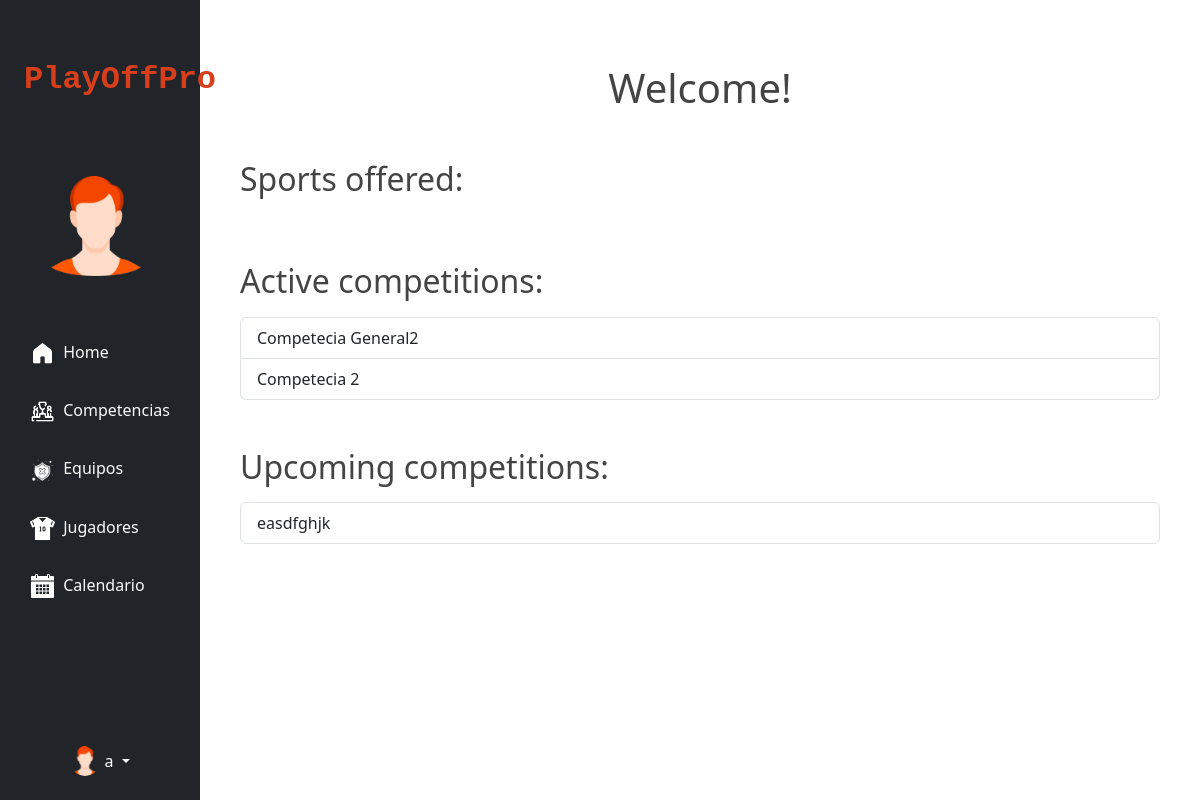
Page /home/ (signed in) on the earlier database version.
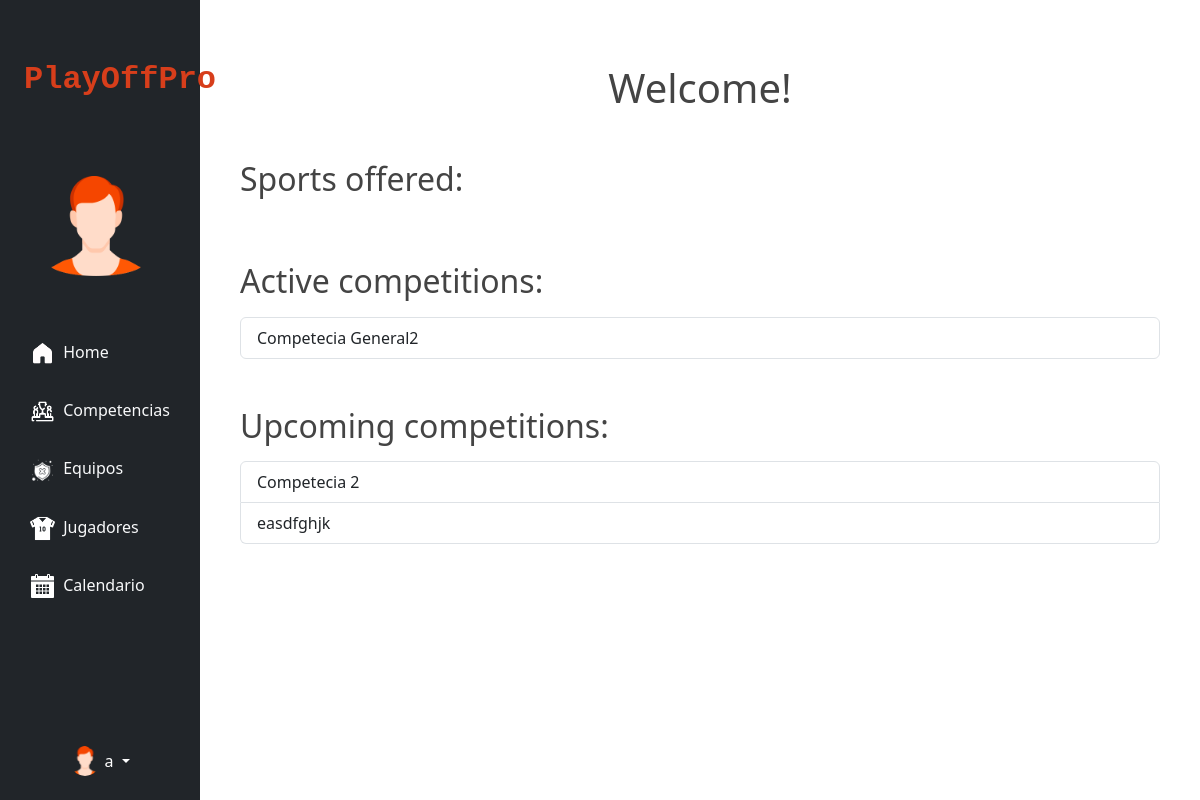
Same page on the later database version.
### myapp/models.py (models this page shows, shortened)
class Competition(models.Model):
    name = models.CharField(max_length=50, blank=True)
    SPORT_lIST = (
        ('F', 'Football'),
        ('B', 'Basketball'),
        ('V', 'Volleyball'),
        ('H', 'Handball'),
        ('T', 'Tennis'),
        ('O', 'Other')
    )
    sport = models.CharField(max_length=1, choices=SPORT_lIST, default='F')
    genre = models.CharField(choices=[('M', 'Male'), ('F', 'Female'), ('MF', 'Mixed')], max_length=2, null=True)
    COMPETITION_TYPES = (
        ('L', 'League'),
        ('T', 'Tournament'),
        ('P', 'Playoff'),
        ('F', 'Friendly'),
        ('GS', 'Group Stage'),
        ('O', 'Other')
    )
    type_competition = models.CharField(max_length=2, choices=COMPETITION_TYPES, default='O')
    is_active = models.BooleanField(default=True)
    user = models.ForeignKey(User, on_delete=models.CASCADE, null=True, related_name='competitions')

### myapp/views.py (the view)
# urls.py: path('home/', views.home, name='home'),
def home(request):
    if request.user.is_authenticated:
        active_competitions = Competition.objects.filter(is_active=True, user=request.user)
        upcoming_competitions = Competition.objects.filter(is_active=False, user=request.user)
        sports_offered = Sport.objects.all()
        return render(request, 'home.html', {
            'active_competitions': active_competitions,
            'upcoming_competitions': upcoming_competitions,
            'sports_offered': sports_offered,
        })
    else:
        return render(request, 'home.html')

### myapp/templates/home.html (shortened to what this page needs)
{% extends 'base.html' %}
{% block content %}
    {% load static %}
    <head>
    </head>
    <body>
    <div class="container mt-5">
        <h1 class="text-center mb-5">Welcome!</h1>
        <h2 class="mt-5 mb-3">Sports offered:</h2>
        <h2 class="mt-5 mb-3">Active competitions:</h2>
        <ul class="list-group">
            {% for competition in active_competitions %}
                <li class="list-group-item">{{ competition.name }}</li>
            {% endfor %}
        </ul>
        <h2 class="mt-5 mb-3">Upcoming competitions:</h2>
        <ul class="list-group">
            {% for competition in upcoming_competitions %}
                <li class="list-group-item">{{ competition.name }}</li>
            {% endfor %}
        </ul>
    </div>
    </body>
{% endblock %}

Differences in the rows shown:
changed Competition "Competecia 2": moves from the list under "Active competitions:" to the list under "Upcoming competitions:"
